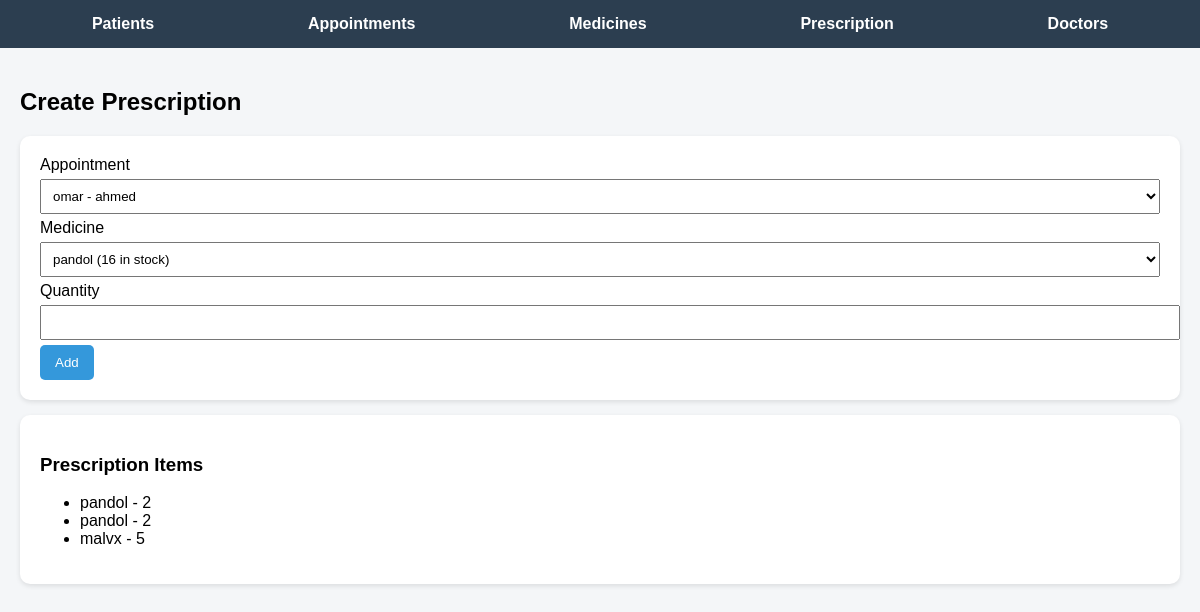
Screenshot of /prescription/ with the database file from the repository.
### app/models.py (models this page shows, shortened)
class PrescriptionItem(models.Model):
    prescription = models.ForeignKey(Prescription, on_delete=models.CASCADE)
    medicine = models.ForeignKey(Medicine, on_delete=models.CASCADE)
    quantity = models.IntegerField()

class Medicine(models.Model):
    name = models.CharField(max_length=100)
    quantity = models.IntegerField()
    price = models.DecimalField(max_digits=10, decimal_places=2)
    is_active = models.BooleanField(default=True)

### app/views.py (the view, shortened to what this page needs)
# urls.py: path("prescription/", views.prescription_view, name="prescription"),
def prescription_view(request):
    appointments = Appointment.objects.all()
    medicines = Medicine.objects.all()
    items = PrescriptionItem.objects.all()
    return render(request, "app/prescription.html", {
        "appointments": appointments,
        "medicines": medicines,
        "items": items
    })

### app/templates/app/prescription.html (shortened to what this page needs)
{% extends 'app/base.html' %}
{% block content %}
<h2>Create Prescription</h2>
<div class="card">
    <form method="POST">
        <label>Appointment</label>
        <select name="appointment" required>
            {% for a in appointments %}
                <option value="{{ a.id }}">
                    {{ a.patient.name }} - {{ a.doctor.name }}
                </option>
            {% endfor %}
        </select>
        <label>Medicine</label>
        <select name="medicine" required>
            {% for m in medicines %}
                <option value="{{ m.id }}">
                    {{ m.name }} ({{ m.quantity }} in stock)
                </option>
            {% endfor %}
        </select>
        <label>Quantity</label>
        <input type="number" name="quantity" required>
        <button type="submit">Add</button>
    </form>
</div>
<div class="card">
    <h3>Prescription Items</h3>
    <ul>
        {% for item in items %}
            <li>
                {{ item.medicine.name }} - {{ item.quantity }}
            </li>
        {% empty %}
            <li>No items yet</li>
        {% endfor %}
    </ul>
</div>
{% endblock %}

### app/templates/app/base.html (style rules this page uses)
body { font-family: Arial, sans-serif; margin: 0; background-color: #f4f6f8; }
.card { background: white; padding: 20px; margin: 15px 0; border-radius: 10px; box-shadow: 0 2px 5px rgba(0,0,0,0.1); }
button { padding: 10px 15px; background-color: #3498db; border: none; color: white; border-radius: 5px; cursor: pointer; }
input, select { padding: 8px; margin: 5px 0; width: 100%; }

### rows the page displays
PrescriptionItem: medicine.name "pandol", quantity "2"
PrescriptionItem: medicine.name "pandol", quantity "2"
PrescriptionItem: medicine.name "malvx", quantity "5"

### other values shown
form field appointment "omar - ahmed"
form field medicine "pandol (16 in stock)"
